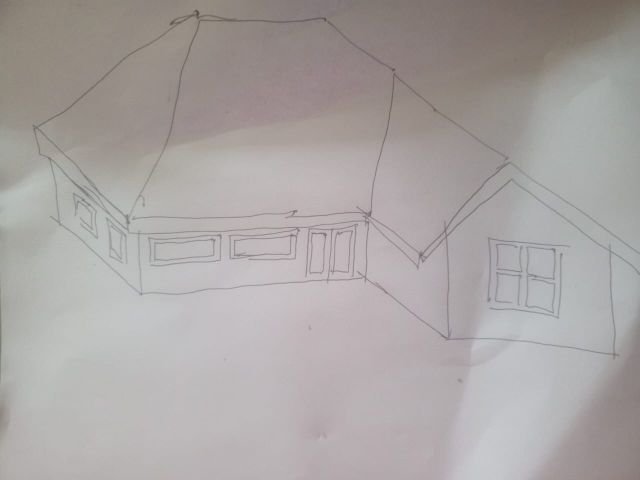
#> input picture sketches/house_sketch.jpeg, 1280 x 960 px (shown at 1/2 size)
$ python -i renderer.py   (imports and definitions only)
#> lines starting #> are read from the running program, lines starting #| are printed output that depends on the picture; after the words box and inside, x2 and y2 are one past the last pixel; in counts of white or black regions, pixels touching at a corner belong together
#> further down, picture is the input picture: shape (960, 1280, 3); mean B, G, R 163.5, 164.6, 169.7
import cv2
import numpy as np
from loguru import logger
import cadquery as cq
import os

class Renderer:
    def __init__(self, output_size=(1200, 900)):
        self.output_size = output_size

    # [55 lines left out: function render_snapshot, not called in this run]

    def get_lineart(self, render_img):
        """
        Extract lineart (Canny).
        """
        logger.info("Finalizing lineart pass.")
        grey = cv2.cvtColor(render_img, cv2.COLOR_BGR2GRAY)
        edges = cv2.Canny(grey, 50, 150)
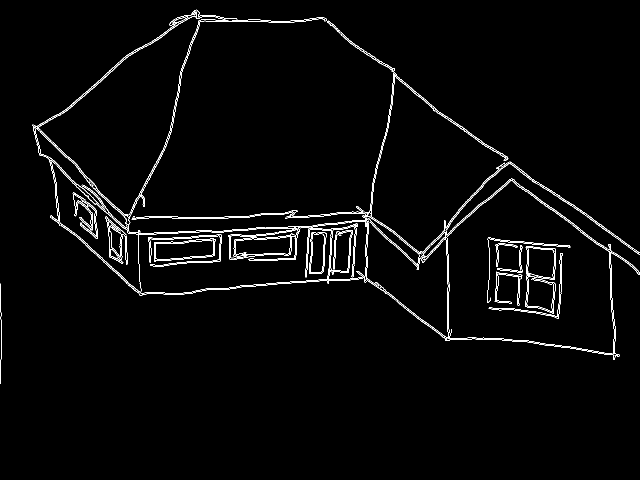
#> edges: shape (960, 1280) (shown at 1/2 size); 2% white in thin lines or dots, all inside (x1, y1, x2, y2) = (0, 19, 1280, 768)
        return cv2.bitwise_not(edges)
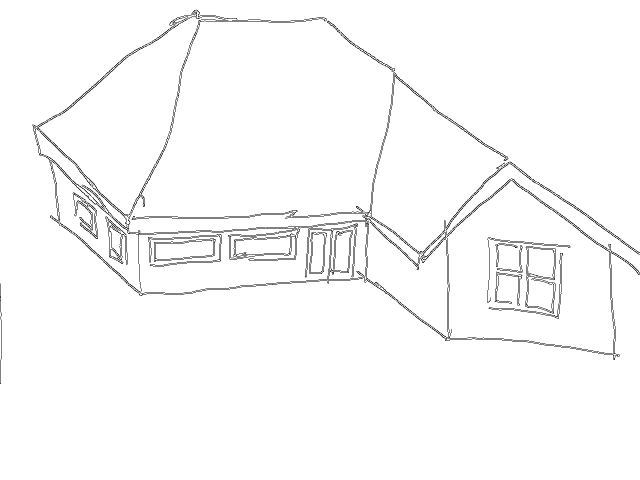
#> returned value: shape (960, 1280) (shown at 1/2 size); 98% white; black in thin lines or dots, all inside (x1, y1, x2, y2) = (0, 19, 1280, 768)

>>> import cv2
>>> picture = cv2.imread('../sketches/house_sketch.jpeg')
>>> result = Renderer().get_lineart(picture)
